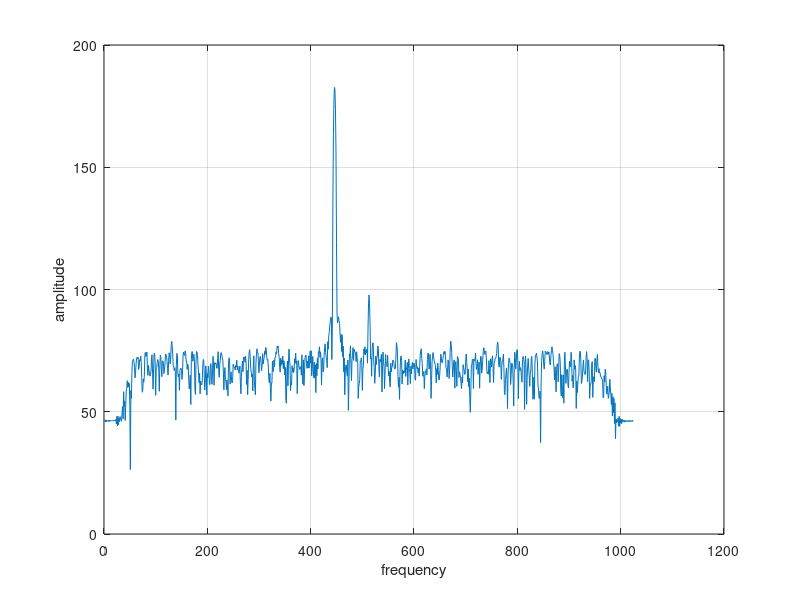

MATLAB code to generate this figure:
pkg load signal
load('ddcdata.txt');
complexData = ddcdata(:,1) + i* ddcdata(:,2);
window = blackmanharris(length(complexData));
windoweddata = window.*complexData;
result = fft(windoweddata);
result = fftshift(result);
absolute = abs(result);
dB = 20*log10(absolute);
plot(dB);
xlabel("frequency");
ylabel("amplitude");
grid on;
